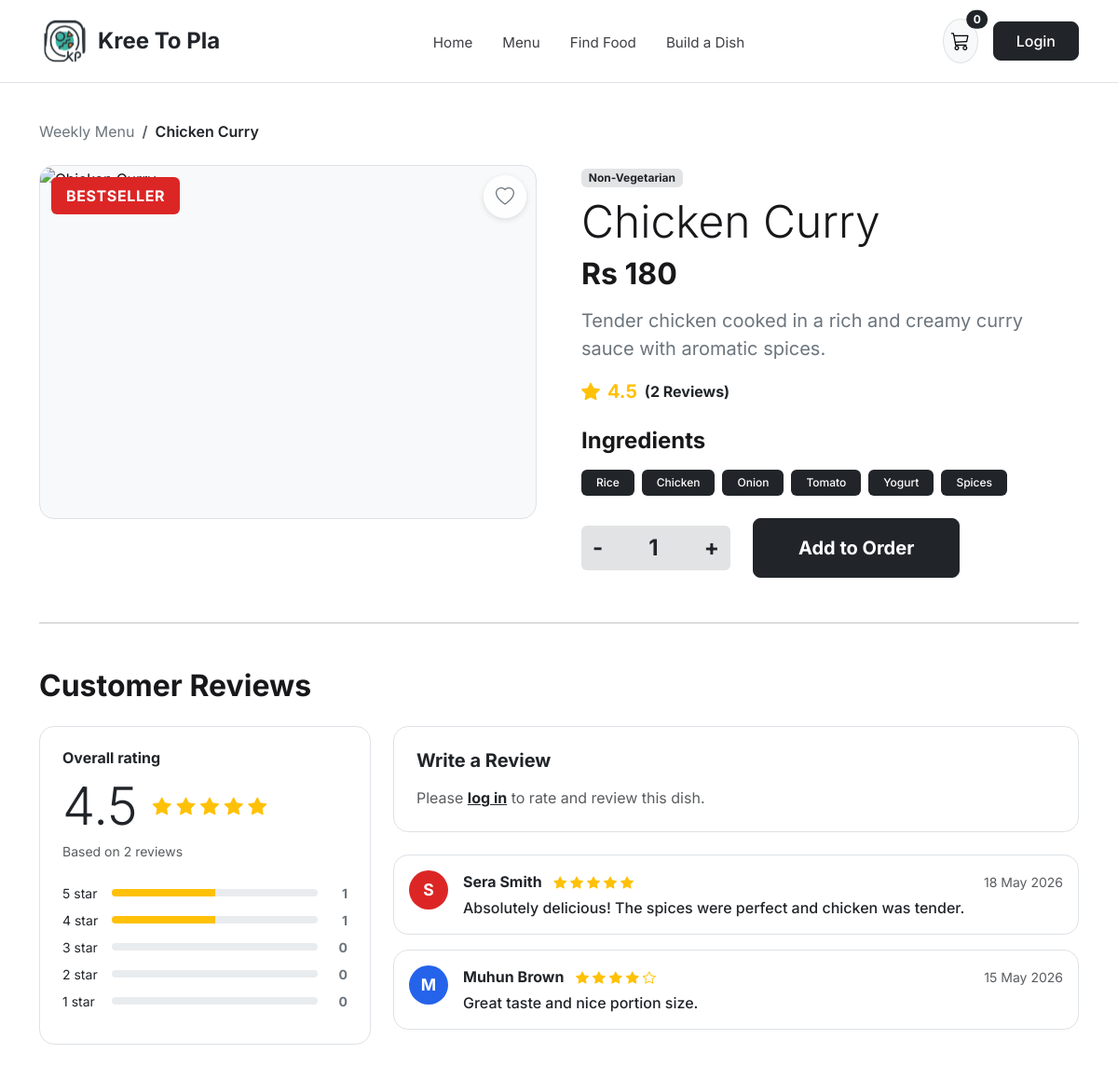
The app's page /dish.php with its own data.
### tables this page shows
CREATE TABLE Dish (
  dish_id     INT UNSIGNED AUTO_INCREMENT PRIMARY KEY,
  dish_name   VARCHAR(150) NOT NULL,
  description TEXT NULL,
  type        ENUM('Vegetarian', 'Vegan', 'Non-Vegetarian') NOT NULL,
  base_price  DECIMAL(10,2) NOT NULL,
  bestseller  BOOLEAN NOT NULL DEFAULT FALSE,
  image_url   VARCHAR(255) NULL,
  is_active   BOOLEAN NOT NULL DEFAULT TRUE,
  CONSTRAINT ck_dish_price CHECK (base_price >= 0)
);

CREATE TABLE Ingredient (
  ingredient_id   INT UNSIGNED AUTO_INCREMENT PRIMARY KEY,
  ingredient_name VARCHAR(150) NOT NULL,
  category        ENUM('Base', 'Protein', 'Vegetable', 'Sauce', 'Other') NOT NULL DEFAULT 'Vegetable',
  price           DECIMAL(10,2) NOT NULL DEFAULT 25.00,
  allergy_info    TEXT NULL,
  is_available    BOOLEAN NOT NULL DEFAULT TRUE,
  CONSTRAINT ck_ingredient_price CHECK (price >= 0)
);

CREATE TABLE Review (
  review_id   INT UNSIGNED AUTO_INCREMENT PRIMARY KEY,
  review_date DATETIME NOT NULL DEFAULT CURRENT_TIMESTAMP,
  rating      INT NOT NULL CHECK (rating BETWEEN 1 AND 5),
  comment     TEXT NULL,
  user_id     INT UNSIGNED NOT NULL,
  dish_id     INT UNSIGNED NOT NULL,
  is_visible  BOOLEAN NOT NULL DEFAULT TRUE,
  CONSTRAINT fk_review_customer
    FOREIGN KEY (user_id) REFERENCES Customer (user_id)
    ON DELETE CASCADE,
  CONSTRAINT fk_review_dish
    FOREIGN KEY (dish_id) REFERENCES Dish (dish_id)
    ON DELETE CASCADE
);

CREATE TABLE `User` (
  user_id       INT UNSIGNED AUTO_INCREMENT PRIMARY KEY,
  name          VARCHAR(100) NOT NULL,
  email         VARCHAR(254) NOT NULL UNIQUE,
  phone         VARCHAR(25) NULL,
  password_hash VARCHAR(255) NOT NULL,
  created_at    DATETIME NOT NULL DEFAULT CURRENT_TIMESTAMP
);

### includes/security.php (called while the page is built, shortened)
<?php
function e(mixed $value): string
{
    return htmlspecialchars((string) ($value ?? ''), ENT_QUOTES | ENT_SUBSTITUTE, 'UTF-8');
}
function isLoggedIn(): bool
{
    return !empty($_SESSION['user_id']);
}

### dish.php (the view, shortened to what this page needs)
<?php
require_once __DIR__ . '/includes/security.php';
$dishId = filter_input(INPUT_GET, 'id', FILTER_VALIDATE_INT) ?: 1;
$stmt = $pdo->prepare('
    SELECT d.*, COALESCE(mi.price, d.base_price) AS display_price
    FROM Dish d
    LEFT JOIN Menu m ON m.is_published = TRUE
    LEFT JOIN Menu_item mi ON d.dish_id = mi.dish_id AND mi.menu_id = m.menu_id
    WHERE d.dish_id = :did AND d.is_active = TRUE
    ORDER BY m.week_start DESC
    LIMIT 1
');
$stmt->execute([':did' => $dishId]);
$dish = $stmt->fetch();
$ingStmt = $pdo->prepare('
    SELECT i.ingredient_name, i.allergy_info
    FROM Ingredient i
    INNER JOIN Dish_ingredient di ON i.ingredient_id = di.ingredient_id
    WHERE di.dish_id = :did
');
$ingStmt->execute([':did' => $dishId]);
$ingredients = $ingStmt->fetchAll();
$isFav = false;
$revStmt = $pdo->prepare('
    SELECT r.review_id, r.rating, r.comment, r.review_date, u.name AS reviewer_name
    FROM Review r
    INNER JOIN `User` u ON r.user_id = u.user_id
    WHERE r.dish_id = :did AND r.is_visible = TRUE
    ORDER BY r.review_date DESC
');
$revStmt->execute([':did' => $dishId]);
$reviews = $revStmt->fetchAll();
$totalReviews = count($reviews);
$starCounts   = [5 => 0, 4 => 0, 3 => 0, 2 => 0, 1 => 0];
$sumRatings   = 0;
foreach ($reviews as $rev) {
    $r = (int) $rev['rating'];
    if (isset($starCounts[$r])) {
        $starCounts[$r]++;
    }
    $sumRatings += $r;
}
$avgRating = $totalReviews > 0 ? round($sumRatings / $totalReviews, 1) : 0.0;
require_once __DIR__ . '/includes/header.php';
?>
<div class="container py-4">
    <nav aria-label="breadcrumb" class="mb-4">
        <ol class="breadcrumb small">
            <li class="breadcrumb-item"><a href="menu.php" class="text-secondary text-decoration-none">Weekly Menu</a></li>
            <li class="breadcrumb-item active text-dark fw-semibold" aria-current="page"><?= e($dish['dish_name']) ?></li>
        </ol>
    </nav>
    <div class="row g-5 align-items-start mb-5 kp-qty-scope">
        <div class="col-lg-6">
            <div class="position-relative rounded-4 overflow-hidden border bg-light" style="height: 380px;">
                <?php if ($dish['bestseller']): ?>
                    <span class="kp-bestseller-badge fs-6 px-3 py-2">BESTSELLER</span>
                <?php endif; ?>
                <form method="POST" action="process_action.php">
                    <button type="submit" class="kp-fav-btn" style="width:46px;height:46px;" title="<?= $isFav ? 'Remove from favourites' : 'Save to favourites' ?>" aria-label="Toggle favourite">
                        <i class="bi <?= $isFav ? 'bi-heart-fill text-danger' : 'bi-heart text-secondary' ?> fs-5"></i>
                    </button>
                </form>
            </div>
        </div>
        <div class="col-lg-6">
            <span class="badge bg-secondary-subtle text-dark mb-2"><?= e($dish['type']) ?></span>
            <h1 class="fw-extrabold display-5 mb-2"><?= e($dish['dish_name']) ?></h1>
            <h2 class="fw-bold mb-3">Rs <?= number_format((float) $dish['display_price'], 0) ?></h2>
            <p class="fs-5 text-secondary mb-3"><?= e($dish['description']) ?></p>
            <div class="d-flex align-items-center gap-2 mb-4">
                <i class="bi bi-star-fill text-warning fs-5"></i>
                <span class="fw-bold fs-5 text-warning"><?= number_format($avgRating, 1) ?></span>
                <a href="#reviews" class="text-dark fw-bold text-decoration-none">(<?= $totalReviews ?> Reviews)</a>
            </div>
            <h4 class="fw-bold mb-3">Ingredients</h4>
            <div class="d-flex flex-wrap gap-2 mb-4">
                <?php foreach ($ingredients as $ing): ?>
                    <span class="badge bg-dark text-white px-3 py-2 rounded-2 fw-medium">
                        <?= e($ing['ingredient_name']) ?>
                    </span>
                <?php endforeach; ?>
            </div>
            <form method="POST" action="process_action.php" class="d-flex flex-wrap align-items-center gap-4 mt-4">
                <div class="input-group kp-qty-box" style="width: 160px;">
                    <button type="button" class="btn btn-secondary bg-secondary-subtle text-dark border-0 fw-bold fs-4 js-qty-step" data-step="-1">-</button>
                    <input type="text" name="quantity" class="form-control text-center fw-bold fs-4 bg-secondary-subtle border-0 js-dish-qty" value="1" readonly>
                    <button type="button" class="btn btn-secondary bg-secondary-subtle text-dark border-0 fw-bold fs-4 js-qty-step" data-step="1">+</button>
                </div>
                <button type="submit" class="btn btn-dark btn-lg px-5 py-3 rounded-3 fw-bold">Add to Order</button>
            </form>
        </div>
    </div>
    <hr class="my-5" id="reviews">
    <h2 class="fw-bold mb-4">Customer Reviews</h2>
    <div class="row g-4">
        <div class="col-lg-4">
            <div class="card border rounded-4 p-4 h-100">
                <h6 class="fw-bold mb-2">Overall rating</h6>
                <div class="d-flex align-items-center gap-3 mb-1">
                    <span class="display-4 fw-extrabold"><?= number_format($avgRating, 1) ?></span>
                    <div class="text-warning fs-5">
                        <?php for ($i = 1; $i <= 5; $i++): ?>
                            <i class="bi <?= $i <= round($avgRating) ? 'bi-star-fill' : 'bi-star' ?>"></i>
                        <?php endfor; ?>
                    </div>
                </div>
                <p class="text-muted small mb-4">Based on <?= $totalReviews ?> reviews</p>
                <?php for ($star = 5; $star >= 1; $star--):
                    $cnt = $starCounts[$star];
                    $pct = $totalReviews > 0 ? round(($cnt / $totalReviews) * 100) : 0;
                ?>
                    <div class="d-flex align-items-center gap-2 mb-2 small">
                        <span style="width: 45px;"><?= $star ?> star</span>
                        <div class="progress flex-grow-1" style="height: 8px;">
                            <div class="progress-bar bg-warning" role="progressbar" style="width: <?= $pct ?>%"></div>
                        </div>
                        <span class="fw-bold text-secondary" style="width: 24px; text-align:right;"><?= $cnt ?></span>
                    </div>
                <?php endfor; ?>
            </div>
        </div>
        <div class="col-lg-8">
            <div class="card border rounded-4 p-4 mb-4">
                <h5 class="fw-bold mb-3">Write a Review</h5>
                <?php if (isLoggedIn()): ?>
                    <form method="POST" action="dish.php?id=<?= (int) $dish['dish_id'] ?>">
                        <?= csrfInput() ?>
                        <input type="hidden" name="form_action" value="submit_review">
                        <div class="mb-3">
                            <label class="form-label small text-muted d-block">Your rating</label>
                            <div class="d-flex gap-3">
                                <?php for ($s = 5; $s >= 1; $s--): ?>
                                    <div class="form-check form-check-inline">
                                        <input class="form-check-input" type="radio" name="rating" id="star<?= $s ?>" value="<?= $s ?>" <?= $s === 5 ? 'checked' : '' ?>>
                                        <label class="form-check-label fw-semibold" for="star<?= $s ?>">
                                            <?= $s ?> <i class="bi bi-star-fill text-warning"></i>
                                        </label>
                                    </div>
                                <?php endfor; ?>
                            </div>
                        </div>
                        <div class="mb-3">
                            <textarea name="comment" rows="3" class="form-control" placeholder="Share your experience with this dish..." required></textarea>
                        </div>
                        <button type="submit" class="btn btn-dark px-4 py-2 fw-semibold">Submit Review</button>
                    </form>
                <?php else: ?>
                    <p class="text-muted mb-0">Please <a href="auth.php" class="fw-bold text-dark">log in</a> to rate and review this dish.</p>
                <?php endif; ?>
            </div>
            <?php if (empty($reviews)): ?>
                <div class="text-muted">No reviews yet for this dish. Be the first to review!</div>
            <?php else: ?>
                <?php
                $avatarColors = ['#dc2626', '#2563eb', '#059669', '#7c3aed', '#d97706'];
                foreach ($reviews as $idx => $rev):
                    $initial = strtoupper(substr(trim($rev['reviewer_name']), 0, 1));
                    $bgColor = $avatarColors[$idx % count($avatarColors)];
                ?>
                    <div class="card border rounded-4 p-3 mb-3">
                        <div class="d-flex align-items-start gap-3">
                            <div class="kp-review-avatar" style="background-color: <?= $bgColor ?>;">
                                <?= e($initial) ?>
                            </div>
                            <div class="flex-grow-1">
                                <div class="d-flex justify-content-between align-items-center mb-1">
                                    <div>
                                        <strong class="me-2"><?= e($rev['reviewer_name']) ?></strong>
                                        <span class="text-warning small">
                                            <?php for ($i = 1; $i <= 5; $i++): ?>
                                                <i class="bi <?= $i <= (int) $rev['rating'] ? 'bi-star-fill' : 'bi-star' ?>"></i>
                                            <?php endfor; ?>
                                        </span>
                                    </div>
                                    <small class="text-muted"><?= e(date('d M Y', strtotime($rev['review_date']))) ?></small>
                                </div>
                                <p class="mb-0 fw-medium"><?= e($rev['comment']) ?></p>
                            </div>
                        </div>
                    </div>
                <?php endforeach; ?>
            <?php endif; ?>
        </div>
    </div>
</div>
<?php require_once __DIR__ . '/includes/footer.php'; ?>

### records on screen
dish: dish_name "Chicken Curry", type "Non-Vegetarian", description "Tender chicken cooked in a rich and creamy curry sauce with aromatic spices."
ingredient: ingredient_name "Rice"
ingredient: ingredient_name "Chicken"
ingredient: ingredient_name "Onion"
ingredient: ingredient_name "Tomato"
ingredient: ingredient_name "Yogurt"
ingredient: ingredient_name "Spices"
review: user.name "S", user.name "Sera Smith", rating 5 (drawn), review_date "18 May 2026", comment "Absolutely delicious! The spices were perfect and chicken was tender."
review: user.name "M", user.name "Muhun Brown", rating 4 (drawn), review_date "15 May 2026", comment "Great taste and nice portion size."

### other values on screen
$cartCount "0"
$dish['display_price'] "180"
$avgRating "4.5"
$totalReviews "2"
$cnt "1"
$cnt "0"
